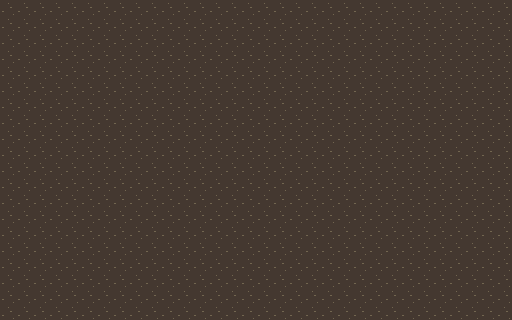

Rendered tile map (Tiled .tmx) drawn with the repository's tilesets; below, a short description and the full map source, tile grids included:
An orthogonal 32x20 tile map with 16x16 px tiles, 2 tile layers (obstacles, ground) and 1 object.

<map version="1.10" tiledversion="1.11.2" orientation="orthogonal" renderorder="right-down" width="32" height="20" tilewidth="16" tileheight="16" infinite="0" nextlayerid="4" nextobjectid="2">
 <properties>
  <property name="defaultposX" value="15" />
  <property name="defaultposY" value="9" />
 </properties>
 <tileset firstgid="1" source="tileset_map.tsx" />
 <objectgroup id="2" name="Zones" visible="0">
  <object id="1" x="-5.22618" y="2.27705" width="521.407" height="320.44">
   <properties>
    <property name="name" value="Gas station" />
   </properties>
  </object>
 </objectgroup>
 <layer id="3" name="obstacles" width="32" height="20">
  <data encoding="csv">
0,0,0,0,0,0,0,0,0,0,0,0,0,0,0,0,0,0,0,0,0,0,0,0,0,0,0,0,0,0,0,0,
0,0,0,0,0,0,0,0,0,0,0,0,0,0,0,0,0,0,0,0,0,0,0,0,0,0,0,0,0,0,0,0,
0,0,0,0,0,0,0,0,0,0,0,0,0,0,0,0,0,0,0,0,0,0,0,0,0,0,0,0,0,0,0,0,
0,0,0,0,0,0,0,0,0,0,0,0,0,0,0,0,0,0,0,0,0,0,0,0,0,0,0,0,0,0,0,0,
0,0,0,0,0,0,0,0,0,0,0,0,0,0,0,0,0,0,0,0,0,0,0,0,0,0,0,0,0,0,0,0,
0,0,0,0,0,0,0,0,0,0,0,0,0,0,0,0,0,0,0,0,0,0,0,0,0,0,0,0,0,0,0,0,
0,0,0,0,0,0,0,0,0,0,0,0,0,0,0,0,0,0,0,0,0,0,0,0,0,0,0,0,0,0,0,0,
0,0,0,0,0,0,0,0,0,0,0,0,0,0,0,0,0,0,0,0,0,0,0,0,0,0,0,0,0,0,0,0,
0,0,0,0,0,0,0,0,0,0,0,0,0,0,0,0,0,0,0,0,0,0,0,0,0,0,0,0,0,0,0,0,
0,0,0,0,0,0,0,0,0,0,0,0,0,0,0,0,0,0,0,0,0,0,0,0,0,0,0,0,0,0,0,0,
0,0,0,0,0,0,0,0,0,0,0,0,0,0,0,0,0,0,0,0,0,0,0,0,0,0,0,0,0,0,0,0,
0,0,0,0,0,0,0,0,0,0,0,0,0,0,0,0,0,0,0,0,0,0,0,0,0,0,0,0,0,0,0,0,
0,0,0,0,0,0,0,0,0,0,0,0,0,0,0,0,0,0,0,0,0,0,0,0,0,0,0,0,0,0,0,0,
0,0,0,0,0,0,0,0,0,0,0,0,0,0,0,0,0,0,0,0,0,0,0,0,0,0,0,0,0,0,0,0,
0,0,0,0,0,0,0,0,0,0,0,0,0,0,0,0,0,0,0,0,0,0,0,0,0,0,0,0,0,0,0,0,
0,0,0,0,0,0,0,0,0,0,0,0,0,0,0,0,0,0,0,0,0,0,0,0,0,0,0,0,0,0,0,0,
0,0,0,0,0,0,0,0,0,0,0,0,0,0,0,0,0,0,0,0,0,0,0,0,0,0,0,0,0,0,0,0,
0,0,0,0,0,0,0,0,0,0,0,0,0,0,0,0,0,0,0,0,0,0,0,0,0,0,0,0,0,0,0,0,
0,0,0,0,0,0,0,0,0,0,0,0,0,0,0,0,0,0,0,0,0,0,0,0,0,0,0,0,0,0,0,0,
0,0,0,0,0,0,0,0,0,0,0,0,0,0,0,0,0,0,0,0,0,0,0,0,0,0,0,0,0,0,0,0
</data>
 </layer>
 <layer id="1" name="ground" width="32" height="20">
  <data encoding="csv">
508,508,508,508,508,508,508,508,508,508,508,508,508,508,508,508,508,508,508,508,508,508,508,508,508,508,508,508,508,508,508,508,
508,508,508,508,508,508,508,508,508,508,508,508,508,508,508,508,508,508,508,508,508,508,508,508,508,508,508,508,508,508,508,508,
508,508,508,508,508,508,508,508,508,508,508,508,508,508,508,508,508,508,508,508,508,508,508,508,508,508,508,508,508,508,508,508,
508,508,508,508,508,508,508,508,508,508,508,508,508,508,508,508,508,508,508,508,508,508,508,508,508,508,508,508,508,508,508,508,
508,508,508,508,508,508,508,508,508,508,508,508,508,508,508,508,508,508,508,508,508,508,508,508,508,508,508,508,508,508,508,508,
508,508,508,508,508,508,508,508,508,508,508,508,508,508,508,508,508,508,508,508,508,508,508,508,508,508,508,508,508,508,508,508,
508,508,508,508,508,508,508,508,508,508,508,508,508,508,508,508,508,508,508,508,508,508,508,508,508,508,508,508,508,508,508,508,
508,508,508,508,508,508,508,508,508,508,508,508,508,508,508,508,508,508,508,508,508,508,508,508,508,508,508,508,508,508,508,508,
508,508,508,508,508,508,508,508,508,508,508,508,508,508,508,508,508,508,508,508,508,508,508,508,508,508,508,508,508,508,508,508,
508,508,508,508,508,508,508,508,508,508,508,508,508,508,508,508,508,508,508,508,508,508,508,508,508,508,508,508,508,508,508,508,
508,508,508,508,508,508,508,508,508,508,508,508,508,508,508,508,508,508,508,508,508,508,508,508,508,508,508,508,508,508,508,508,
508,508,508,508,508,508,508,508,508,508,508,508,508,508,508,508,508,508,508,508,508,508,508,508,508,508,508,508,508,508,508,508,
508,508,508,508,508,508,508,508,508,508,508,508,508,508,508,508,508,508,508,508,508,508,508,508,508,508,508,508,508,508,508,508,
508,508,508,508,508,508,508,508,508,508,508,508,508,508,508,508,508,508,508,508,508,508,508,508,508,508,508,508,508,508,508,508,
508,508,508,508,508,508,508,508,508,508,508,508,508,508,508,508,508,508,508,508,508,508,508,508,508,508,508,508,508,508,508,508,
508,508,508,508,508,508,508,508,508,508,508,508,508,508,508,508,508,508,508,508,508,508,508,508,508,508,508,508,508,508,508,508,
508,508,508,508,508,508,508,508,508,508,508,508,508,508,508,508,508,508,508,508,508,508,508,508,508,508,508,508,508,508,508,508,
508,508,508,508,508,508,508,508,508,508,508,508,508,508,508,508,508,508,508,508,508,508,508,508,508,508,508,508,508,508,508,508,
508,508,508,508,508,508,508,508,508,508,508,508,508,508,508,508,508,508,508,508,508,508,508,508,508,508,508,508,508,508,508,508,
508,508,508,508,508,508,508,508,508,508,508,508,508,508,508,508,508,508,508,508,508,508,508,508,508,508,508,508,508,508,508,508
</data>
 </layer>
</map>
